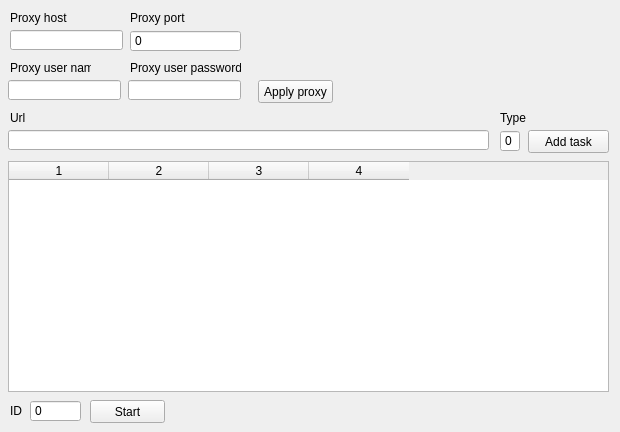
<?xml version="1.0" encoding="UTF-8"?>
<ui version="4.0">
 <class>MainWindow</class>
 <widget class="QMainWindow" name="MainWindow">
  <property name="geometry">
   <rect>
    <x>0</x>
    <y>0</y>
    <width>620</width>
    <height>432</height>
   </rect>
  </property>
  <property name="windowTitle">
   <string>MainWindow</string>
  </property>
  <widget class="QWidget" name="centralWidget">
   <widget class="QLineEdit" name="proxyHostLineEdit">
    <property name="geometry">
     <rect>
      <x>10</x>
      <y>30</y>
      <width>113</width>
      <height>20</height>
     </rect>
    </property>
   </widget>
   <widget class="QLineEdit" name="proxyUserNameLineEdit">
    <property name="geometry">
     <rect>
      <x>8</x>
      <y>80</y>
      <width>113</width>
      <height>20</height>
     </rect>
    </property>
   </widget>
   <widget class="QLineEdit" name="proxyUserPasswordLineEdit">
    <property name="geometry">
     <rect>
      <x>128</x>
      <y>80</y>
      <width>113</width>
      <height>20</height>
     </rect>
    </property>
   </widget>
   <widget class="QSpinBox" name="proxyPortSpinBox">
    <property name="geometry">
     <rect>
      <x>130</x>
      <y>30</y>
      <width>111</width>
      <height>22</height>
     </rect>
    </property>
    <property name="buttonSymbols">
     <enum>QAbstractSpinBox::NoButtons</enum>
    </property>
    <property name="keyboardTracking">
     <bool>true</bool>
    </property>
    <property name="maximum">
     <number>10000</number>
    </property>
   </widget>
   <widget class="QPushButton" name="applyProxyButton">
    <property name="geometry">
     <rect>
      <x>258</x>
      <y>80</y>
      <width>75</width>
      <height>23</height>
     </rect>
    </property>
    <property name="text">
     <string>Apply proxy</string>
    </property>
   </widget>
   <widget class="QSpinBox" name="taskIDSpinBox">
    <property name="geometry">
     <rect>
      <x>30</x>
      <y>400</y>
      <width>51</width>
      <height>22</height>
     </rect>
    </property>
    <property name="buttonSymbols">
     <enum>QAbstractSpinBox::NoButtons</enum>
    </property>
   </widget>
   <widget class="QPushButton" name="toggleTaskStateButton">
    <property name="enabled">
     <bool>true</bool>
    </property>
    <property name="geometry">
     <rect>
      <x>90</x>
      <y>400</y>
      <width>75</width>
      <height>23</height>
     </rect>
    </property>
    <property name="text">
     <string>Start</string>
    </property>
   </widget>
   <widget class="QTableWidget" name="tasksTableWidget">
    <property name="geometry">
     <rect>
      <x>8</x>
      <y>161</y>
      <width>601</width>
      <height>231</height>
     </rect>
    </property>
    <property name="columnCount">
     <number>4</number>
    </property>
    <attribute name="verticalHeaderVisible">
     <bool>false</bool>
    </attribute>
    <column/>
    <column/>
    <column/>
    <column/>
   </widget>
   <widget class="QPushButton" name="newTaskAddButton">
    <property name="geometry">
     <rect>
      <x>528</x>
      <y>130</y>
      <width>81</width>
      <height>23</height>
     </rect>
    </property>
    <property name="text">
     <string>Add task</string>
    </property>
   </widget>
   <widget class="QLineEdit" name="newTaskUrlLineEdit">
    <property name="geometry">
     <rect>
      <x>8</x>
      <y>130</y>
      <width>481</width>
      <height>20</height>
     </rect>
    </property>
   </widget>
   <widget class="QSpinBox" name="newTaskTypeSpinBox">
    <property name="geometry">
     <rect>
      <x>500</x>
      <y>130</y>
      <width>20</width>
      <height>22</height>
     </rect>
    </property>
    <property name="buttonSymbols">
     <enum>QAbstractSpinBox::NoButtons</enum>
    </property>
    <property name="maximum">
     <number>9</number>
    </property>
   </widget>
   <widget class="QLabel" name="label">
    <property name="geometry">
     <rect>
      <x>10</x>
      <y>10</y>
      <width>61</width>
      <height>16</height>
     </rect>
    </property>
    <property name="text">
     <string>Proxy host</string>
    </property>
   </widget>
   <widget class="QLabel" name="label_2">
    <property name="geometry">
     <rect>
      <x>130</x>
      <y>10</y>
      <width>61</width>
      <height>16</height>
     </rect>
    </property>
    <property name="text">
     <string>Proxy port</string>
    </property>
   </widget>
   <widget class="QLabel" name="label_3">
    <property name="geometry">
     <rect>
      <x>10</x>
      <y>60</y>
      <width>81</width>
      <height>16</height>
     </rect>
    </property>
    <property name="text">
     <string>Proxy user name</string>
    </property>
   </widget>
   <widget class="QLabel" name="label_4">
    <property name="geometry">
     <rect>
      <x>130</x>
      <y>60</y>
      <width>111</width>
      <height>16</height>
     </rect>
    </property>
    <property name="text">
     <string>Proxy user password</string>
    </property>
   </widget>
   <widget class="QLabel" name="label_5">
    <property name="geometry">
     <rect>
      <x>10</x>
      <y>110</y>
      <width>81</width>
      <height>16</height>
     </rect>
    </property>
    <property name="text">
     <string>Url</string>
    </property>
   </widget>
   <widget class="QLabel" name="label_6">
    <property name="geometry">
     <rect>
      <x>500</x>
      <y>110</y>
      <width>31</width>
      <height>16</height>
     </rect>
    </property>
    <property name="text">
     <string>Type</string>
    </property>
   </widget>
   <widget class="QLabel" name="label_7">
    <property name="geometry">
     <rect>
      <x>10</x>
      <y>400</y>
      <width>21</width>
      <height>21</height>
     </rect>
    </property>
    <property name="text">
     <string>ID</string>
    </property>
   </widget>
  </widget>
 </widget>
 <layoutdefault spacing="6" margin="11"/>
 <resources/>
 <connections/>
</ui>
